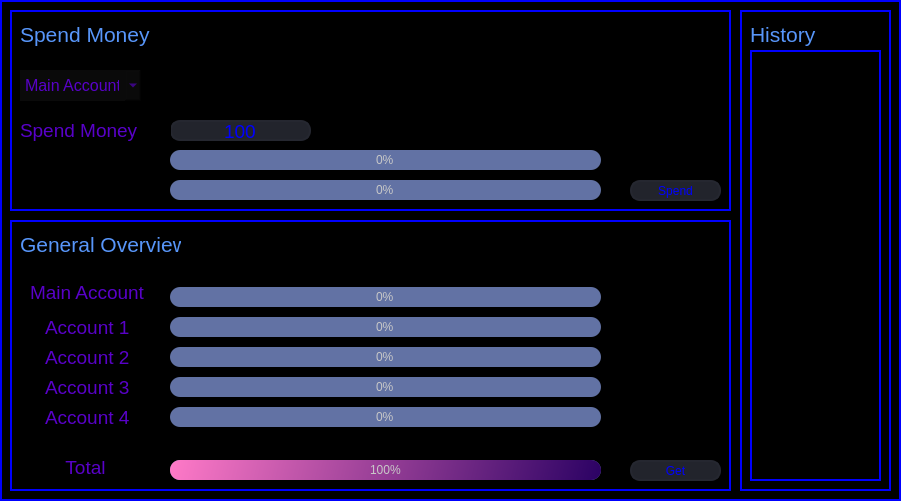
   <widget class="QFrame" name="frmFormular">
    <property name="geometry">
     <rect>
      <x>150</x>
      <y>110</y>
      <width>901</width>
      <height>501</height>
     </rect>
    </property>
    <property name="styleSheet">
     <string notr="true">background-color:rgb(0,0, 0);
 border-top: 2px solid blue; 
 border-left: 2px solid blue; 
 border-right: 2px solid blue; 
 border-bottom: 2px solid blue; </string>
    </property>
    <property name="frameShape">
     <enum>QFrame::StyledPanel</enum>
    </property>
    <property name="frameShadow">
     <enum>QFrame::Raised</enum>
    </property>
    <widget class="QFrame" name="frameAccountStatistic">
     <property name="geometry">
      <rect>
       <x>10</x>
       <y>220</y>
       <width>721</width>
       <height>271</height>
      </rect>
     </property>
     <property name="frameShape">
      <enum>QFrame::StyledPanel</enum>
     </property>
     <property name="frameShadow">
      <enum>QFrame::Raised</enum>
     </property>
     <widget class="QProgressBar" name="pbAccount1">
      <property name="geometry">
       <rect>
        <x>160</x>
        <y>97</y>
        <width>431</width>
        <height>20</height>
       </rect>
      </property>
      <property name="styleSheet">
       <string notr="true">QProgressBar {
	
	background-color: rgb(98, 114, 164);
	color: rgb(200, 200, 200);
	border-style: none;
	border-radius: 10px;
	text-align: center;
}
QProgressBar::chunk{
	border-radius: 10px;
	background-color: qlineargradient(spread:pad, x1:0, y1:0.511364, x2:1, y2:0.523, stop:0 rgba(254, 121, 199, 255), stop:1 rgba(170, 85, 255, 255));
}</string>
      </property>
      <property name="value">
       <number>0</number>
      </property>
     </widget>
     <widget class="QLabel" name="lblAccount2">
      <property name="geometry">
       <rect>
        <x>35</x>
        <y>127</y>
        <width>91</width>
        <height>21</height>
       </rect>
      </property>
      <property name="font">
       <font>
        <family>Segoe UI</family>
        <pointsize>14</pointsize>
       </font>
      </property>
      <property name="styleSheet">
       <string notr="true">color: rgb(88, 1, 200);
 border-top: 0px solid blue; 
 border-left: 0px solid blue; 
 border-right: 0px solid blue; 
 border-bottom: 0px solid blue; </string>
      </property>
      <property name="text">
       <string>Account 2</string>
      </property>
     </widget>
     <widget class="QLabel" name="lblAccount3">
      <property name="geometry">
       <rect>
        <x>35</x>
        <y>157</y>
        <width>91</width>
        <height>21</height>
       </rect>
      </property>
      <property name="font">
       <font>
        <family>Segoe UI</family>
        <pointsize>14</pointsize>
       </font>
      </property>
      <property name="styleSheet">
       <string notr="true">color: rgb(88, 1, 200);
 border-top: 0px solid blue; 
 border-left: 0px solid blue; 
 border-right: 0px solid blue; 
 border-bottom: 0px solid blue; </string>
      </property>
      <property name="text">
       <string>Account 3</string>
      </property>
     </widget>
     <widget class="QLabel" name="lblAccount1">
      <property name="geometry">
       <rect>
        <x>35</x>
        <y>97</y>
        <width>91</width>
        <height>21</height>
       </rect>
      </property>
      <property name="font">
       <font>
        <family>Segoe UI</family>
        <pointsize>14</pointsize>
       </font>
      </property>
      <property name="styleSheet">
       <string notr="true">color: rgb(88, 1, 200);
 border-top: 0px solid blue; 
 border-left: 0px solid blue; 
 border-right: 0px solid blue; 
 border-bottom: 0px solid blue; </string>
      </property>
      <property name="text">
       <string>Account 1</string>
      </property>
     </widget>
     <widget class="QProgressBar" name="pbAccount2">
      <property name="geometry">
       <rect>
        <x>160</x>
        <y>127</y>
        <width>431</width>
        <height>20</height>
       </rect>
      </property>
      <property name="styleSheet">
       <string notr="true">QProgressBar {
	
	background-color: rgb(98, 114, 164);
	color: rgb(200, 200, 200);
	border-style: none;
	border-radius: 10px;
	text-align: center;
}
QProgressBar::chunk{
	border-radius: 10px;
	background-color: qlineargradient(spread:pad, x1:0, y1:0.511364, x2:1, y2:0.523, stop:0 rgba(254, 121, 199, 255), stop:1 rgba(170, 85, 255, 255));
}</string>
      </property>
      <property name="value">
       <number>0</number>
      </property>
     </widget>
     <widget class="QLabel" name="lblTotal">
      <property name="geometry">
       <rect>
        <x>30</x>
        <y>237</y>
        <width>91</width>
        <height>21</height>
       </rect>
      </property>
      <property name="font">
       <font>
        <family>Segoe UI</family>
        <pointsize>14</pointsize>
       </font>
      </property>
      <property name="styleSheet">
       <string notr="true">color: rgb(88, 1, 200);
 border-top: 0px solid blue; 
 border-left: 0px solid blue; 
 border-right: 0px solid blue; 
 border-bottom: 0px solid blue; </string>
      </property>
      <property name="text">
       <string>Total</string>
      </property>
      <property name="alignment">
       <set>Qt::AlignCenter</set>
      </property>
     </widget>
     <widget class="QLabel" name="lblMainAccount">
      <property name="geometry">
       <rect>
        <x>20</x>
        <y>62</y>
        <width>121</width>
        <height>21</height>
       </rect>
      </property>
      <property name="font">
       <font>
        <family>Segoe UI</family>
        <pointsize>14</pointsize>
       </font>
      </property>
      <property name="styleSheet">
       <string notr="true">color: rgb(88, 1, 200);
 border-top: 0px solid blue; 
 border-left: 0px solid blue; 
 border-right: 0px solid blue; 
 border-bottom: 0px solid blue; </string>
      </property>
      <property name="text">
       <string>Main Account</string>
      </property>
     </widget>
     <widget class="QLabel" name="lblAccount4">
      <property name="geometry">
       <rect>
        <x>35</x>
        <y>187</y>
        <width>91</width>
        <height>21</height>
       </rect>
      </property>
      <property name="font">
       <font>
        <family>Segoe UI</family>
        <pointsize>14</pointsize>
       </font>
      </property>
      <property name="styleSheet">
       <string notr="true">color: rgb(88, 1, 200);
 border-top: 0px solid blue; 
 border-left: 0px solid blue; 
 border-right: 0px solid blue; 
 border-bottom: 0px solid blue; </string>
      </property>
      <property name="text">
       <string>Account 4</string>
      </property>
     </widget>
     <widget class="QProgressBar" name="pbAccount4">
      <property name="geometry">
       <rect>
        <x>160</x>
        <y>187</y>
        <width>431</width>
        <height>20</height>
       </rect>
      </property>
      <property name="styleSheet">
       <string notr="true">QProgressBar {
	
	background-color: rgb(98, 114, 164);
	color: rgb(200, 200, 200);
	border-style: none;
	border-radius: 10px;
	text-align: center;
}
QProgressBar::chunk{
	border-radius: 10px;
	background-color: qlineargradient(spread:pad, x1:0, y1:0.511364, x2:1, y2:0.523, stop:0 rgba(254, 121, 199, 255), stop:1 rgba(170, 85, 255, 255));
}</string>
      </property>
      <property name="value">
       <number>0</number>
      </property>
     </widget>
     <widget class="QProgressBar" name="pbMainAccount">
      <property name="geometry">
       <rect>
        <x>160</x>
        <y>67</y>
        <width>431</width>
        <height>20</height>
       </rect>
      </property>
      <property name="styleSheet">
       <string notr="true">QProgressBar {
	
	background-color: rgb(98, 114, 164);
	color: rgb(200, 200, 200);
	border-style: none;
	border-radius: 10px;
	text-align: center;
}
QProgressBar::chunk{
	border-radius: 10px;
	background-color: qlineargradient(spread:pad, x1:0, y1:0.511364, x2:1, y2:0.523, stop:0 rgba(254, 121, 199, 255), stop:1 rgba(170, 85, 255, 255));
}</string>
      </property>
      <property name="maximum">
       <number>100</number>
      </property>
      <property name="value">
       <number>0</number>
      </property>
      <property name="format">
       <string>%p%</string>
      </property>
     </widget>
     <widget class="QProgressBar" name="pbTotal">
      <property name="geometry">
       <rect>
        <x>160</x>
        <y>240</y>
        <width>431</width>
        <height>20</height>
       </rect>
      </property>
      <property name="styleSheet">
       <string notr="true">QProgressBar {
	
	background-color: rgb(98, 114, 164);
	color: rgb(200, 200, 200);
	border-style: none;
	border-radius: 10px;
	text-align: center;
}
QProgressBar::chunk{
	border-radius: 10px;
	background-color: qlineargradient(spread:pad, x1:0, y1:0.511364, x2:1, y2:0.523, stop:0 rgba(254, 121, 199, 255), stop:1 rgba(44, 2, 100, 255));
}</string>
      </property>
      <property name="value">
       <number>100</number>
      </property>
     </widget>
     <widget class="QProgressBar" name="pbAccount3">
      <property name="geometry">
       <rect>
        <x>160</x>
        <y>157</y>
        <width>431</width>
        <height>20</height>
       </rect>
      </property>
      <property name="styleSheet">
       <string notr="true">QProgressBar {
	
	background-color: rgb(98, 114, 164);
	color: rgb(200, 200, 200);
	border-style: none;
	border-radius: 10px;
	text-align: center;
}
QProgressBar::chunk{
	border-radius: 10px;
	background-color: qlineargradient(spread:pad, x1:0, y1:0.511364, x2:1, y2:0.523, stop:0 rgba(254, 121, 199, 255), stop:1 rgba(170, 85, 255, 255));
}</string>
      </property>
      <property name="value">
       <number>0</number>
      </property>
     </widget>
     <widget class="QPushButton" name="btnSend_2">
      <property name="geometry">
       <rect>
        <x>620</x>
        <y>240</y>
        <width>91</width>
        <height>21</height>
       </rect>
      </property>
      <property name="styleSheet">
       <string notr="true">QPushButton{
border: 2px solid rgb(37,39,48);
border-radius: 10px;
color: #FFF;
padding-left: 20px;
padding-right: 20px;
background-color: rgb(34,36,44);
color:rgb(0,0,255);
}</string>
      </property>
      <property name="text">
       <string>Get</string>
      </property>
     </widget>
     <widget class="QLabel" name="lblAccountStatistic">
      <property name="geometry">
       <rect>
        <x>10</x>
        <y>10</y>
        <width>161</width>
        <height>28</height>
       </rect>
      </property>
      <property name="font">
       <font>
        <family>Segoe UI</family>
        <pointsize>16</pointsize>
        <weight>50</weight>
        <bold>false</bold>
       </font>
      </property>
      <property name="styleSheet">
       <string notr="true">color: rgb(88, 150, 250);
 border-top: 0px solid blue; 
 border-left: 0px solid blue; 
 border-right: 0px solid blue; 
 border-bottom: 0px solid blue; </string>
      </property>
      <property name="frameShape">
       <enum>QFrame::NoFrame</enum>
      </property>
      <property name="lineWidth">
       <number>1</number>
      </property>
      <property name="text">
       <string>General Overview</string>
      </property>
     </widget>
    </widget>
    <widget class="QFrame" name="frame">
     <property name="geometry">
      <rect>
       <x>10</x>
       <y>10</y>
       <width>721</width>
       <height>201</height>
      </rect>
     </property>
     <property name="frameShape">
      <enum>QFrame::StyledPanel</enum>
     </property>
     <property name="frameShadow">
      <enum>QFrame::Raised</enum>
     </property>
     <widget class="QPushButton" name="btnSpend">
      <property name="geometry">
       <rect>
        <x>620</x>
        <y>170</y>
        <width>91</width>
        <height>21</height>
       </rect>
      </property>
      <property name="styleSheet">
       <string notr="true">QPushButton{
border: 2px solid rgb(37,39,48);
border-radius: 10px;
color: #FFF;
padding-left: 20px;
padding-right: 20px;
background-color: rgb(34,36,44);
color:rgb(0,0,255);
}</string>
      </property>
      <property name="text">
       <string>Spend</string>
      </property>
     </widget>
     <widget class="QComboBox" name="cbspendmoney">
      <property name="geometry">
       <rect>
        <x>10</x>
        <y>60</y>
        <width>121</width>
        <height>31</height>
       </rect>
      </property>
      <property name="font">
       <font>
        <family>Segoe UI</family>
        <pointsize>12</pointsize>
       </font>
      </property>
      <property name="styleSheet">
       <string notr="true">background-color: rgb(10,10,10);
color: rgb(88, 1, 200);
 border-top: 0px solid blue; 
 border-left: 0px solid blue; 
 border-right: 0px solid blue; 
 border-bottom: 0px solid blue; </string>
      </property>
      <property name="editable">
       <bool>false</bool>
      </property>
      <property name="currentText">
       <string>Main Account</string>
      </property>
      <item>
       <property name="text">
        <string>Main Account</string>
       </property>
      </item>
      <item>
       <property name="text">
        <string>Account 1</string>
       </property>
      </item>
      <item>
       <property name="text">
        <string>Account 2</string>
       </property>
      </item>
      <item>
       <property name="text">
        <string>Account 3</string>
       </property>
      </item>
      <item>
       <property name="text">
        <string>Account 4</string>
       </property>
      </item>
     </widget>
     <widget class="QLineEdit" name="lespend">
      <property name="geometry">
       <rect>
        <x>160</x>
        <y>110</y>
        <width>141</width>
        <height>21</height>
       </rect>
      </property>
      <property name="font">
       <font>
        <pointsize>14</pointsize>
       </font>
      </property>
      <property name="styleSheet">
       <string notr="true">QLineEdit{
border: 2px solid rgb(37,39,48);
border-radius: 10px;
color: #FFF;
padding-left: 20px;
padding-right: 20px;
background-color: rgb(34,36,44);
color:rgb(0,0,255);
}
QLineEdit:hover { border: 2px solid rgb(48,50,62);}QLineEdit:focus{border:2px solid rgb(48,50,60)n}</string>
      </property>
      <property name="text">
       <string>100</string>
      </property>
      <property name="alignment">
       <set>Qt::AlignCenter</set>
      </property>
     </widget>
     <widget class="QLabel" name="lblSpendMoney">
      <property name="geometry">
       <rect>
        <x>10</x>
        <y>110</y>
        <width>151</width>
        <height>21</height>
       </rect>
      </property>
      <property name="font">
       <font>
        <family>Segoe UI</family>
        <pointsize>14</pointsize>
       </font>
      </property>
      <property name="styleSheet">
       <string notr="true">color: rgb(88, 1, 200);
 border-top: 0px solid blue; 
 border-left: 0px solid blue; 
 border-right: 0px solid blue; 
 border-bottom: 0px solid blue; </string>
      </property>
      <property name="text">
       <string>Spend Money</string>
      </property>
     </widget>
     <widget class="QLabel" name="lblSpendMoney_2">
      <property name="geometry">
       <rect>
        <x>10</x>
        <y>10</y>
        <width>131</width>
        <height>28</height>
       </rect>
      </property>
      <property name="font">
       <font>
        <family>Segoe UI</family>
        <pointsize>16</pointsize>
        <weight>50</weight>
        <bold>false</bold>
       </font>
      </property>
      <property name="styleSheet">
       <string notr="true">color: rgb(88, 150, 250);
 border-top: 0px solid blue; 
 border-left: 0px solid blue; 
 border-right: 0px solid blue; 
 border-bottom: 0px solid blue; </string>
      </property>
      <property name="text">
       <string>Spend Money</string>
      </property>
     </widget>
     <widget class="QProgressBar" name="pbSpendMoney">
      <property name="geometry">
       <rect>
        <x>160</x>
        <y>140</y>
        <width>431</width>
        <height>20</height>
       </rect>
      </property>
      <property name="styleSheet">
       <string notr="true">QProgressBar {
	
	background-color: rgb(98, 114, 164);
	color: rgb(200, 200, 200);
	border-style: none;
	border-radius: 10px;
	text-align: center;
}
QProgressBar::chunk{
	border-radius: 10px;
	background-color: qlineargradient(spread:pad, x1:0, y1:0.511364, x2:1, y2:0.523, stop:0 rgba(254, 121, 199, 255), stop:1 rgba(170, 85, 255, 255));
}</string>
      </property>
      <property name="maximum">
       <number>100</number>
      </property>
      <property name="value">
       <number>0</number>
      </property>
      <property name="format">
       <string>%p%</string>
      </property>
     </widget>
     <widget class="QProgressBar" name="pbSpendMoneyEuro">
      <property name="geometry">
       <rect>
        <x>160</x>
        <y>170</y>
        <width>431</width>
        <height>20</height>
       </rect>
      </property>
      <property name="styleSheet">
       <string notr="true">QProgressBar {
	
	background-color: rgb(98, 114, 164);
	color: rgb(200, 200, 200);
	border-style: none;
	border-radius: 10px;
	text-align: center;
}
QProgressBar::chunk{
	border-radius: 10px;
	background-color: qlineargradient(spread:pad, x1:0, y1:0.511364, x2:1, y2:0.523, stop:0 rgba(254, 121, 199, 255), stop:1 rgba(170, 85, 255, 255));
}</string>
      </property>
      <property name="maximum">
       <number>100</number>
      </property>
      <property name="value">
       <number>0</number>
      </property>
      <property name="format">
       <string>%p%</string>
      </property>
     </widget>
    </widget>
    <widget class="QFrame" name="frameHistory">
     <property name="geometry">
      <rect>
       <x>740</x>
       <y>10</y>
       <width>151</width>
       <height>481</height>
      </rect>
     </property>
     <property name="frameShape">
      <enum>QFrame::StyledPanel</enum>
     </property>
     <property name="frameShadow">
      <enum>QFrame::Raised</enum>
     </property>
     <widget class="QLabel" name="lblHistory">
      <property name="geometry">
       <rect>
        <x>10</x>
        <y>10</y>
        <width>91</width>
        <height>28</height>
       </rect>
      </property>
      <property name="font">
       <font>
        <family>Segoe UI</family>
        <pointsize>16</pointsize>
        <weight>50</weight>
        <bold>false</bold>
       </font>
      </property>
      <property name="styleSheet">
       <string notr="true">color: rgb(88, 150, 250);
 border-top: 0px solid blue; 
 border-left: 0px solid blue; 
 border-right: 0px solid blue; 
 border-bottom: 0px solid blue; </string>
      </property>
      <property name="text">
       <string>History</string>
      </property>
     </widget>
     <widget class="QListWidget" name="listwidgethistory">
      <property name="geometry">
       <rect>
        <x>10</x>
        <y>40</y>
        <width>131</width>
        <height>431</height>
       </rect>
      </property>
      <property name="styleSheet">
       <string notr="true">color: rgb(255, 0, 0);</string>
      </property>
     </widget>
    </widget>
   </widget>
